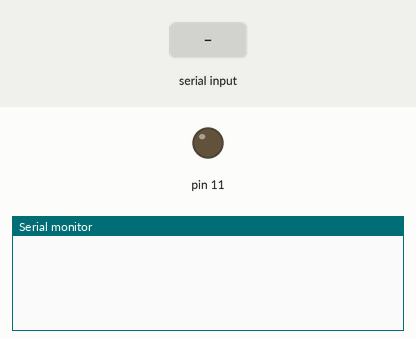
Simulated run of this sketch. Board: Arduino Uno, built with avr-gcc and run on an emulated ATmega328P. Shown: output pins drawn as LEDs (lit = HIGH), the last lines printed to the serial monitor. The test bench sets the inputs (shaded band).

Above: at 1.2 s.
1.3 s: "off\n" received over Serial
At 2.3 s:
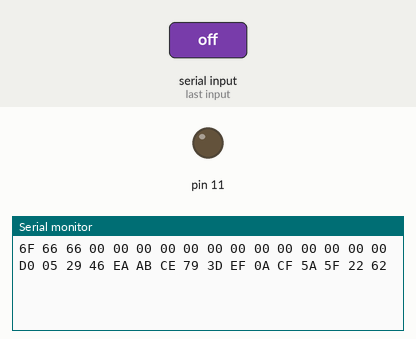
4.4 s: "1\n" received over Serial
At 5.8 s:
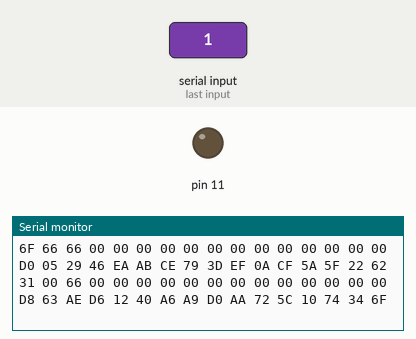

Measured:
- after the input at 1.3 s, the serial monitor: prints a new line at once (image 1)
- after the input at 4.4 s, the serial monitor: prints a new line at once (image 2)

The sketch:

AES_FYP_Manual.ino
```cpp
String incomingByte;
byte buf[16];
byte plaintext[16];
using namespace std;
typedef uint8_t byte; //uint32_t word

/**********************************************************************/
/*                                                                    */
/*                              Key Definition                        */
/*                                                                    */
/**********************************************************************/
byte state[16];
byte key[16];

byte secretKey[16] = {0x2b, 0x7e, 0x15, 0x16,
                    0x28, 0xae, 0xd2, 0xa6,
                    0xab, 0xf7, 0x15, 0x88,
                    0x09, 0xcf, 0x4f, 0x3c};  //AES-128

byte codekey[16] = {0x2b, 0x7e, 0x15, 0x16,
                0x28, 0xae, 0xd2, 0xa6,
                0xab, 0xf7, 0x15, 0x88,
                0x09, 0xcf, 0x4f, 0x3c};  //AES-128

// byte key[16] = {0x01, 0x02, 0x03, 0x04,
//                 0x05, 0x06, 0x07, 0x08,
//                 0x09, 0x0A, 0x0B, 0x0C,
//                 0x0D, 0x0E, 0x0F, 0x10}; // AES-128 Experimental Key

// byte key[32] = {0x01, 0x02, 0x03, 0x04,
//                 0x05, 0x06, 0x07, 0x08,
//                 0x09, 0x0A, 0x0B, 0x0C,
//                 0x0D, 0x0E, 0x0F, 0x10,
//                 0x11, 0x12, 0x13, 0x14,
//                 0x15, 0x16, 0x17, 0x18,
//                 0x19, 0x1A, 0x1B, 0x1C,
//                 0x1D, 0x1E, 0x1F, 0x20}; // AES-256 Experimental Key

// byte key[32] = {0x52, 0x66, 0x55, 0x6a,
//                 0x58, 0x6e, 0x32, 0x72,
//                 0x35, 0x75, 0x37, 0x78,
//                 0x21, 0x41, 0x25, 0x44,
//                 0x2a, 0x47, 0x2d, 0x4b,
//                 0x61, 0x50, 0x64, 0x53,
//                 0x67, 0x56, 0x6b, 0x59,
//                 0x70, 0x33, 0x53, 0x56
//                }; //AES-256

// Setup Code
void setup() {
    Serial.begin(9600);
    // initialize digital pin 11 as an output
    pinMode(11, OUTPUT);
}

//Nr-The number of round encrypted (AES-128 10 rounds, AES-192 12 rounds, AES-256 14 rounds)
//Nk-The number of 32-bit words contained in the key (AES-128 4, AES-192 6, AES-256 8)
const int Nr = 10;
const int Nk = 4;


byte S_Box[256] = {
    //   0     1     2     3     4     5     6     7     8     9     A     B     C     D     E     F
        0x63, 0x7c, 0x77, 0x7b, 0xf2, 0x6b, 0x6f, 0xc5, 0x30, 0x01, 0x67, 0x2b, 0xfe, 0xd7, 0xab, 0x76,
        0xca, 0x82, 0xc9, 0x7d, 0xfa, 0x59, 0x47, 0xf0, 0xad, 0xd4, 0xa2, 0xaf, 0x9c, 0xa4, 0x72, 0xc0,
        0xb7, 0xfd, 0x93, 0x26, 0x36, 0x3f, 0xf7, 0xcc, 0x34, 0xa5, 0xe5, 0xf1, 0x71, 0xd8, 0x31, 0x15,
        0x04, 0xc7, 0x23, 0xc3, 0x18, 0x96, 0x05, 0x9a, 0x07, 0x12, 0x80, 0xe2, 0xeb, 0x27, 0xb2, 0x75,
        0x09, 0x83, 0x2c, 0x1a, 0x1b, 0x6e, 0x5a, 0xa0, 0x52, 0x3b, 0xd6, 0xb3, 0x29, 0xe3, 0x2f, 0x84,
        0x53, 0xd1, 0x00, 0xed, 0x20, 0xfc, 0xb1, 0x5b, 0x6a, 0xcb, 0xbe, 0x39, 0x4a, 0x4c, 0x58, 0xcf,
        0xd0, 0xef, 0xaa, 0xfb, 0x43, 0x4d, 0x33, 0x85, 0x45, 0xf9, 0x02, 0x7f, 0x50, 0x3c, 0x9f, 0xa8,
        0x51, 0xa3, 0x40, 0x8f, 0x92, 0x9d, 0x38, 0xf5, 0xbc, 0xb6, 0xda, 0x21, 0x10, 0xff, 0xf3, 0xd2,
        0xcd, 0x0c, 0x13, 0xec, 0x5f, 0x97, 0x44, 0x17, 0xc4, 0xa7, 0x7e, 0x3d, 0x64, 0x5d, 0x19, 0x73,
        0x60, 0x81, 0x4f, 0xdc, 0x22, 0x2a, 0x90, 0x88, 0x46, 0xee, 0xb8, 0x14, 0xde, 0x5e, 0x0b, 0xdb,
        0xe0, 0x32, 0x3a, 0x0a, 0x49, 0x06, 0x24, 0x5c, 0xc2, 0xd3, 0xac, 0x62, 0x91, 0x95, 0xe4, 0x79,
        0xe7, 0xc8, 0x37, 0x6d, 0x8d, 0xd5, 0x4e, 0xa9, 0x6c, 0x56, 0xf4, 0xea, 0x65, 0x7a, 0xae, 0x08,
        0xba, 0x78, 0x25, 0x2e, 0x1c, 0xa6, 0xb4, 0xc6, 0xe8, 0xdd, 0x74, 0x1f, 0x4b, 0xbd, 0x8b, 0x8a,
        0x70, 0x3e, 0xb5, 0x66, 0x48, 0x03, 0xf6, 0x0e, 0x61, 0x35, 0x57, 0xb9, 0x86, 0xc1, 0x1d, 0x9e,
        0xe1, 0xf8, 0x98, 0x11, 0x69, 0xd9, 0x8e, 0x94, 0x9b, 0x1e, 0x87, 0xe9, 0xce, 0x55, 0x28, 0xdf,
        0x8c, 0xa1, 0x89, 0x0d, 0xbf, 0xe6, 0x42, 0x68, 0x41, 0x99, 0x2d, 0x0f, 0xb0, 0x54, 0xbb, 0x16
  };

// byte S_Box[16][16] = {
//   {0x63, 0x7C, 0x77, 0x7B, 0xF2, 0x6B, 0x6F, 0xC5, 0x30, 0x01, 0x67, 0x2B, 0xFE, 0xD7, 0xAB, 0x76},
//   {0xCA, 0x82, 0xC9, 0x7D, 0xFA, 0x59, 0x47, 0xF0, 0xAD, 0xD4, 0xA2, 0xAF, 0x9C, 0xA4, 0x72, 0xC0},
//   {0xB7, 0xFD, 0x93, 0x26, 0x36, 0x3F, 0xF7, 0xCC, 0x34, 0xA5, 0xE5, 0xF1, 0x71, 0xD8, 0x31, 0x15},
//   {0x04, 0xC7, 0x23, 0xC3, 0x18, 0x96, 0x05, 0x9A, 0x07, 0x12, 0x80, 0xE2, 0xEB, 0x27, 0xB2, 0x75},
//   {0x09, 0x83, 0x2C, 0x1A, 0x1B, 0x6E, 0x5A, 0xA0, 0x52, 0x3B, 0xD6, 0xB3, 0x29, 0xE3, 0x2F, 0x84},
//   {0x53, 0xD1, 0x00, 0xED, 0x20, 0xFC, 0xB1, 0x5B, 0x6A, 0xCB, 0xBE, 0x39, 0x4A, 0x4C, 0x58, 0xCF},
//   {0xD0, 0xEF, 0xAA, 0xFB, 0x43, 0x4D, 0x33, 0x85, 0x45, 0xF9, 0x02, 0x7F, 0x50, 0x3C, 0x9F, 0xA8},
//   {0x51, 0xA3, 0x40, 0x8F, 0x92, 0x9D, 0x38, 0xF5, 0xBC, 0xB6, 0xDA, 0x21, 0x10, 0xFF, 0xF3, 0xD2},
//   {0xCD, 0x0C, 0x13, 0xEC, 0x5F, 0x97, 0x44, 0x17, 0xC4, 0xA7, 0x7E, 0x3D, 0x64, 0x5D, 0x19, 0x73},
//   {0x60, 0x81, 0x4F, 0xDC, 0x22, 0x2A, 0x90, 0x88, 0x46, 0xEE, 0xB8, 0x14, 0xDE, 0x5E, 0x0B, 0xDB},
//   {0xE0, 0x32, 0x3A, 0x0A, 0x49, 0x06, 0x24, 0x5C, 0xC2, 0xD3, 0xAC, 0x62, 0x91, 0x95, 0xE4, 0x79},
//   {0xE7, 0xC8, 0x37, 0x6D, 0x8D, 0xD5, 0x4E, 0xA9, 0x6C, 0x56, 0xF4, 0xEA, 0x65, 0x7A, 0xAE, 0x08},
//   {0xBA, 0x78, 0x25, 0x2E, 0x1C, 0xA6, 0xB4, 0xC6, 0xE8, 0xDD, 0x74, 0x1F, 0x4B, 0xBD, 0x8B, 0x8A},
//   {0x70, 0x3E, 0xB5, 0x66, 0x48, 0x03, 0xF6, 0x0E, 0x61, 0x35, 0x57, 0xB9, 0x86, 0xC1, 0x1D, 0x9E},
//   {0xE1, 0xF8, 0x98, 0x11, 0x69, 0xD9, 0x8E, 0x94, 0x9B, 0x1E, 0x87, 0xE9, 0xCE, 0x55, 0x28, 0xDF},
//   {0x8C, 0xA1, 0x89, 0x0D, 0xBF, 0xE6, 0x42, 0x68, 0x41, 0x99, 0x2D, 0x0F, 0xB0, 0x54, 0xBB, 0x16}
// };


//Round constant, used in key expansion. (AES-128 10 rounds, AES-192 12 rounds, AES-256 14 rounds)

// AES-128 needs all 10 Rcon values
// AES-256 needs 7 Rcon values

byte Rcon[10] = {0x01, 0x02, 0x04, 0x08, 0x10,
                0x20, 0x40, 0x80, 0x1b, 0x36
                     };


/**********************************************************************/
/*                                                                    */
/*                     AES Algorithmic Implementation                 */
/*                                                                    */
/**********************************************************************/

/*****************************************Encryption Process *********************************************/
//Performing the encryption of the plaintext block using 4 different transformation in the initial round,
//the 9/11/13 main rounds and the final round
/*********************************************************************************************************/
/*
    1. SubBytes - The first(upper) 4 bits are row numbers, the last(lower) 4 bits are column numbers
*/
void SubBytes(byte state[16])  {
    for (int i = 0; i < 16; i++)
    {
        state[i] = pgm_read_byte(S_Box + state[i]);
    }
}

/*
    2. ShiftRows - Byte Cyclic Shift

    Before              After
    0 4  8 12      0  4  8 12
    1 5  9 13  =>  5  9 13  1
    2 6 10 14     10 14  2  6
    3 7 11 15     15 3   7 11
*/

void ShiftRows(byte state[16])
{
    byte temp;

    // Row 2
    temp = state[1];
    state[1] = state[5];
    state[5] = state[9];
    state[9] = state[13];
    state[13] = temp;

    // Row 3
    temp = state[10];
    state[10] = state[2];
    state[2] = temp;
    temp = state[14];
    state[14] = state[6];
    state[6] = temp;

    // Row 4
    temp = state[3];
    state[3] = state[15];
    state[15] = state[11];
    state[11] = state[7];
    state[7] = temp;

}

/**
    Multiplication over Finite Fields GF(2^8)
*/

byte xtime(byte x){
    return (x & 0x80) ? ((x << 1) ^ 0x1b) : (x<<1);
}

/**
    3. MixColumns - Column transformation
*/
void MixColumns(byte state[16])
{
    byte i;
    byte a;
    byte b;
    byte c;
    byte d;
    byte e;

    /* Process a column at a time */
    for(i = 0; i < 16; i+=4) {
        a = state[i]; b = state[i+1]; c = state[i+2]; d = state[i+3];
        e = a ^ b ^ c ^ d;
        state[i]   ^= e ^ xtime(a^b);
        state[i+1] ^= e ^ xtime(b^c);
        state[i+2] ^= e ^ xtime(c^d);
        state[i+3] ^= e ^ xtime(d^a);
    }

}

/**
    4.AddRoundKey - XOR each column with the extended key
*/
void AddRoundKey(byte state[16], byte key[16])
{
    for (int i = 0; i < 16; i ++){
        state[i] ^= key[i];
    }
}

void initKey(){
    for (int i = 0; i < 16; i++){
        key[i] = codekey[i];
    }
}

void computeKeyRound(int round){
    for (int i = 0; i < round; i++){
        computeKey(pgm_read_byte(Rcon+i));
    }
}

void computeKey(byte r){
    byte buf0;
    byte buf1;
    byte buf2;
    byte buf3;
    buf0 = pgm_read_byte(S_Box + key[13]);
    buf1 = pgm_read_byte(S_Box + key[14]);
    buf2 = pgm_read_byte(S_Box + key[15]);
    buf3 = pgm_read_byte(S_Box + key[12]);

    key[0] ^= buf0 ^ r;
    key[1] ^= buf1;
    key[2] ^= buf2;
    key[3] ^= buf3;

    key[4] ^= key[0];
    key[5] ^= key[1];
    key[6] ^= key[2];
    key[7] ^= key[3];

    key[8]  ^= key[4];
    key[9]  ^= key[5];
    key[10] ^= key[6];
    key[11] ^= key[7];

    key[12] ^= key[8];
    key[13] ^= key[9];
    key[14] ^= key[10];
    key[15] ^= key[11];
}

void AES128_Encrypt(byte message[16]){

    // Copy Plaintext into state array
    byte state[16];
    for (int j = 0; j<16; j++){
        state[j] = message[j];
    }

    // Initial AddRoundKey step
    initKey();

    delay(0.01);
    noInterrupts();
    digitalWrite(11, HIGH);

    AddRoundKey(state, key);

    // First 9 Rounds
    for (int i = 0; i < 9; i++){
        SubBytes(state);
        ShiftRows(state);
        MixColumns(state);
        computeKey(pgm_read_byte(Rcon+i));
        AddRoundKey(state, key);
    }

    // Last Round has no MixColumns step
    SubBytes(state);
    ShiftRows(state);
    computeKey(pgm_read_byte(Rcon + 9));
    AddRoundKey(state, key);

    digitalWrite(11, LOW);
    interrupts();
    delay(0.01);
    for (int k = 0; k<16; k++){
        message[k] = state[k];
    }
}


// MAIN FUNCTION LOOP

void loop() {

    // Wait until data is available
    while (Serial.available() == 0){
    }

    // Reading incoming string
    incomingByte = Serial.readStringUntil('\n');

    // Terminate Encryption
    if (incomingByte == "off"){
        // Encryption Ends on Pin 11 LOW
        digitalWrite(11, LOW);
    }

    // Extract Key
    if (incomingByte == "key"){

        // Print the Key
        Serial.print('K');
        Serial.print(' ');
        for (int i=0; i<16; i++){
            char charVal[2];
            sprintf(charVal, "%02X", secretKey[i]);
            Serial.print(charVal);
            Serial.print(' ');
        }
        Serial.print('\n');
        Serial.println('\n');
    }

    // General Encryption
    else{

        // Convert String into Byte Array
        incomingByte.getBytes(buf, 17);

        // Extract Plaintext
       for (int i = 0; i<16; i++){
           plaintext[i] = buf[i];
       }
//        Serial.print('P');
//        Serial.print(' ');
        for (int i=0; i<16; i++){
            char charVal[2];
            sprintf(charVal, "%02X", plaintext[i]);
            Serial.print(charVal);
            Serial.print(' ');
        }
        Serial.print('\n');

        delay(10);

        // Encryption Starts on Pin 11 HIGH
        // digitalWrite(11, HIGH);
        // delay(0.005);


        // Perform Encryption on 16 Bytes plaintext
        AES128_Encrypt(plaintext);

        // Encryption Ends on Pin 11 LOW
        // digitalWrite(11, LOW);
        delay(100);

        // Print Ciphertext
//        Serial.print('C');
//        Serial.print(' ');
        for (int i=0; i<16; i++){
            char charVal[2];
            sprintf(charVal, "%02X", plaintext[i]);
            Serial.print(charVal);
            Serial.print(' ');
        }
        Serial.print('\n');
//        Serial.println('\n');
        Serial.flush();
    }
}
```
